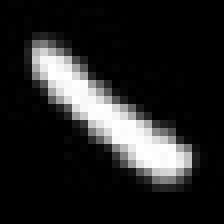
#> input picture EMNIST_DATA_SET/1/1_char_101851.jpeg, 28 x 28 px, found by its file name (shown 8 times larger); its folder holds 4 pictures in this run
$ python LoadData.py
#> lines starting #> are read from the running program, lines starting #| are printed output that depends on the picture
from os import listdir, path
from random import choice as listChoice
from random import shuffle as listShuffle
import numpy as np
from PIL import Image, ImageOps


#global classes list
CLASSES = ["0", "1", "2", "3", "4", "5", "6", "7", "8", "9"
            , "A", "B", "C", "D", "E", "F"]


def char_to_label(character: str) -> int:
    """
        Convert the character representation of the class into its integer representation
        @param: character: str , has to be in the global defined classes
        @return: the integer representation of said character
    """
    assert(character in CLASSES), \
        f"'{character}' not in classes = {CLASSES}"
    return CLASSES.index(character)


# [9 lines left out: function label_to_char, not called in this run]


def load_pil_image(str_path: str) -> Image:
    """
        Returns a grayscale PIL image given the full relative str_path
        @param: str_path: the full relative str_path to the image file
        @return: im: a PIL Image object (single channel: grayscale)
    """
    temp = Image.open(str_path)
    if "F" in str_path:
        im = temp.rotate(180)
    else:
        im = temp.rotate(270)
    temp.close()
    im = ImageOps.grayscale(im)
    return im

def flatten_img(nimg):
    """
        Returns the flattened representation of an image given as np.array
        @param: nimg : np.array of shape(rows, columns, 1), the image, px 0-255
        @return: flattened version: a normalized (0-1) column vector  (h*w, 1)
    """
    h, w = nimg.shape[0], nimg.shape[1]
    return nimg.flatten(order="F").reshape((h*w,1))/255.


def load_numpy_image(str_path: str) -> np.array:
    """
        Returns the flattened numpy representation of an image
                            given the full relative str_path
        @param: str_path: the full relative str_path to the image file
        @return: im: a normalized np.array of dimensions (h*w,1)
    """
    pil_img = load_pil_image(str_path)
    numpy_image = np.array(pil_img)
    return flatten_img(numpy_image)


def make_input_matrix(samples: list[np.array]) -> np.array:
    """
        Returns the matrix representation of s samples
        @param: samples: a list of flattened np.array 's,
                        each representing a sample image
        @return: input_matrix: a matrix (2d np.array) containing one sample per column,
                                         1 feature(pixel value) per row
    """
    sample_shape = samples[0].shape
    for sample in samples:
        assert(sample_shape==sample.shape), \
            f"""samples of different shape: sample 0       : {sample_shape}
                                            other sample   : {sample.shape}"""
    input_matrix = np.concatenate(samples).reshape((-1, len(samples)), order="F")
    return input_matrix


def make_labels(filenames: list[str]) -> np.array:
    """
        Returns the class label for each image filename in filenames
        @param: filenames: a list of strings, relative str_paths to files
        @return: labels: a list of int labels : the class of each file
    """
    labels = [char_to_label(filename[18:19]) for filename in filenames]
    return labels


def make_labels_matrix(labels: list[str], classes: list[int]=CLASSES) -> np.array:
    """
        Returns the one hot encoded matrix representation of the labels,
                            given a list of char labels
        @param: labels: a list of strings, filepaths
        @return: labels_matrix: a 2 np.array of 16 rows, each column is an image
    """
    labels_matrix = np.zeros((len(classes), len(labels)))
    labels = make_labels(labels)
    for label, i in zip(labels, range(len(labels))):
        labels_matrix[label, i] = 1
    return labels_matrix.astype("int32")


# [67 lines left out: functions make_random_batch, load_training_set, load_prediction_image, not called in this run]


def load_data_set(path_str):
    """
        Loads entire data set at path_str
        @param: path_str: root path of data_set
        @return: X: an imput matrix of shape (784, 38400)
                 Y: a labels matrix of shape (16, 38400)
    """
    directories = listdir(path_str)
    imgs_per_directory = [listdir(path_str+directory) for directory in directories]
    imgs = [path_str+img[0]+'/'+img for directory in imgs_per_directory
            for img in directory]
    samples = [load_numpy_image(file) for file in imgs]
#> in load_pil_image, temp is the input picture: PIL image 28x28 L; min 0, max 255, mean 36.9
#> in load_pil_image, `im = temp.rotate(270)`:
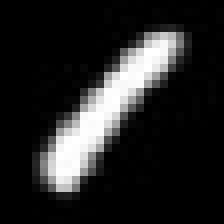
#> im: PIL image 28x28 L (shown 8 times larger); min 0, max 255, mean 36.9
#> call 2 of load_pil_image, with str_path = 'EMNIST_DATA_SET/1/1_char_104921.jpeg'
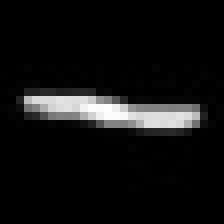
#> input picture EMNIST_DATA_SET/1/1_char_104921.jpeg, 28 x 28 px, found by its file name (shown 8 times larger)
#> in load_pil_image, temp is the input picture: PIL image 28x28 L; min 0, max 254, mean 17.1
#> in load_pil_image (call 2), `im = temp.rotate(270)`:
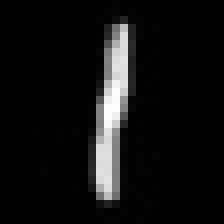
#> im: PIL image 28x28 L (shown 8 times larger); min 0, max 254, mean 17.1
#> call 3 of load_pil_image, with str_path = 'EMNIST_DATA_SET/1/1_char_13479.jpeg'
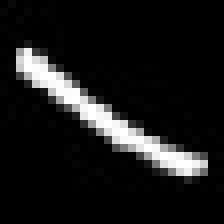
#> input picture EMNIST_DATA_SET/1/1_char_13479.jpeg, 28 x 28 px, found by its file name (shown 8 times larger)
#> in load_pil_image, temp is the input picture: PIL image 28x28 L; min 0, max 255, mean 24.9
#> in load_pil_image (call 3), `im = temp.rotate(270)`:
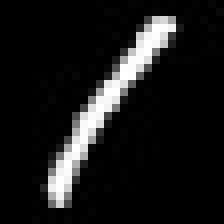
#> im: PIL image 28x28 L (shown 8 times larger); min 0, max 255, mean 24.9
#> call 4 of load_pil_image, with str_path = 'EMNIST_DATA_SET/1/1_char_16247.jpeg'
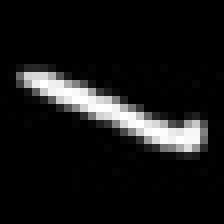
#> input picture EMNIST_DATA_SET/1/1_char_16247.jpeg, 28 x 28 px, found by its file name (shown 8 times larger)
#> in load_pil_image, temp is the input picture: PIL image 28x28 L; min 0, max 255, mean 22.3
#> in load_pil_image (call 4), `im = temp.rotate(270)`:
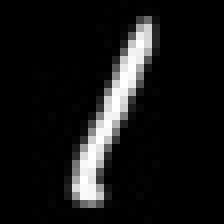
#> im: PIL image 28x28 L (shown 8 times larger); min 0, max 255, mean 22.3
#> samples = 4 items
    X = make_input_matrix(samples)
#> the loop in make_input_matrix, `for sample in samples:` made 4 passes
#> in make_input_matrix, `input_matrix = np.concatenate(samples).reshape((-1, len(samples)), ord..`: input_matrix = 784 rows, first 6: [0, 0, 0, 0], [0, 0, 0, 0], [0, 0, 0, 0], [0, 0, 0, 0], [0, 0, 0, 0], [0, 0, 0, 0]
#> X has the same summary as input_matrix in make_input_matrix
    Y = make_labels_matrix(imgs)
    return X, Y


if __name__ == "__main__":
    #help(make_labels)
    X, Y = load_data_set("EMNIST_DATA_SET/")
#> X has the same summary as input_matrix in make_input_matrix; Y = 16 rows, first 6: [0, 0, 0, 0], [1, 1, 1, 1], [0, 0, 0, 0], [0, 0, 0, 0], [0, 0, 0, 0], [0, 0, 0, 0]
    print(X.shape, Y.shape)
#| (784, 4) (16, 4)
    # [5 lines of commented-out code are left out]
